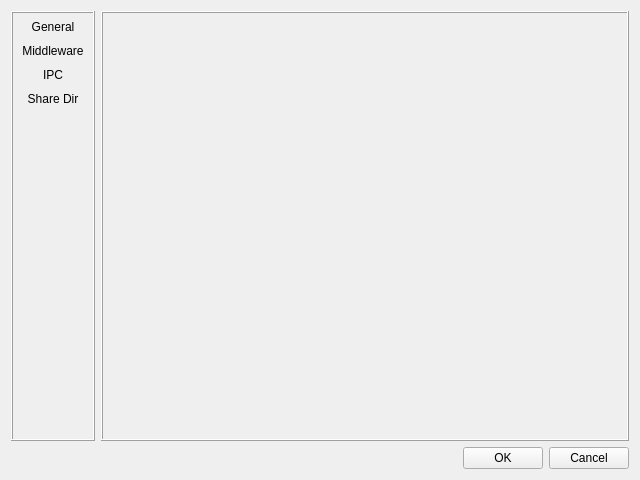
<?xml version="1.0" encoding="UTF-8"?>
<ui version="4.0">
 <class>GlobalSettingsDialog</class>
 <widget class="QDialog" name="GlobalSettingsDialog">
  <property name="geometry">
   <rect>
    <x>0</x>
    <y>0</y>
    <width>640</width>
    <height>480</height>
   </rect>
  </property>
  <property name="windowTitle">
   <string>Global Setting</string>
  </property>
  <layout class="QGridLayout" name="gridLayout">
   <item row="0" column="0">
    <widget class="QFrame" name="frame">
     <property name="frameShape">
      <enum>QFrame::Box</enum>
     </property>
     <property name="frameShadow">
      <enum>QFrame::Raised</enum>
     </property>
     <layout class="QVBoxLayout" name="verticalLayout">
      <property name="spacing">
       <number>2</number>
      </property>
      <property name="leftMargin">
       <number>0</number>
      </property>
      <property name="topMargin">
       <number>3</number>
      </property>
      <property name="rightMargin">
       <number>0</number>
      </property>
      <item>
       <widget class="QPushButton" name="m_btnGeneral">
        <property name="autoFillBackground">
         <bool>false</bool>
        </property>
        <property name="styleSheet">
         <string notr="true">background-color: rgb(255, 255, 191);
border-color: rgb(0, 0, 0);</string>
        </property>
        <property name="text">
         <string>General</string>
        </property>
        <property name="flat">
         <bool>true</bool>
        </property>
       </widget>
      </item>
      <item>
       <widget class="QPushButton" name="m_btnMiddleware">
        <property name="autoFillBackground">
         <bool>false</bool>
        </property>
        <property name="styleSheet">
         <string notr="true">background-color: rgb(255, 255, 191);
border-color: rgb(0, 0, 0);</string>
        </property>
        <property name="text">
         <string>Middleware</string>
        </property>
        <property name="flat">
         <bool>true</bool>
        </property>
       </widget>
      </item>
      <item>
       <widget class="QPushButton" name="m_btnIpc">
        <property name="autoFillBackground">
         <bool>false</bool>
        </property>
        <property name="styleSheet">
         <string notr="true">background-color: rgb(255, 255, 191);
border-color: rgb(0, 0, 0);</string>
        </property>
        <property name="text">
         <string>IPC</string>
        </property>
        <property name="flat">
         <bool>true</bool>
        </property>
       </widget>
      </item>
      <item>
       <widget class="QPushButton" name="m_btnShareDir">
        <property name="text">
         <string>Share Dir</string>
        </property>
        <property name="flat">
         <bool>true</bool>
        </property>
       </widget>
      </item>
      <item>
       <spacer name="verticalSpacer">
        <property name="orientation">
         <enum>Qt::Vertical</enum>
        </property>
        <property name="sizeHint" stdset="0">
         <size>
          <width>20</width>
          <height>40</height>
         </size>
        </property>
       </spacer>
      </item>
     </layout>
    </widget>
   </item>
   <item row="0" column="1">
    <widget class="QStackedWidget" name="m_stackedWidget">
     <property name="frameShape">
      <enum>QFrame::Box</enum>
     </property>
     <property name="frameShadow">
      <enum>QFrame::Raised</enum>
     </property>
     <property name="currentIndex">
      <number>2</number>
     </property>
     <widget class="QWidget" name="m_pageGeneral"/>
     <widget class="QWidget" name="m_pageMiddleware"/>
     <widget class="QWidget" name="m_pageIpc"/>
     <widget class="QWidget" name="m_pageShareDir"/>
    </widget>
   </item>
   <item row="1" column="0" colspan="2">
    <layout class="QHBoxLayout" name="horizontalLayout">
     <item>
      <spacer name="horizontalSpacer">
       <property name="orientation">
        <enum>Qt::Horizontal</enum>
       </property>
       <property name="sizeHint" stdset="0">
        <size>
         <width>40</width>
         <height>20</height>
        </size>
       </property>
      </spacer>
     </item>
     <item>
      <widget class="QPushButton" name="m_btnOK">
       <property name="text">
        <string>OK</string>
       </property>
      </widget>
     </item>
     <item>
      <widget class="QPushButton" name="m_btnCancel">
       <property name="text">
        <string>Cancel</string>
       </property>
      </widget>
     </item>
    </layout>
   </item>
  </layout>
 </widget>
 <resources/>
 <connections/>
</ui>
